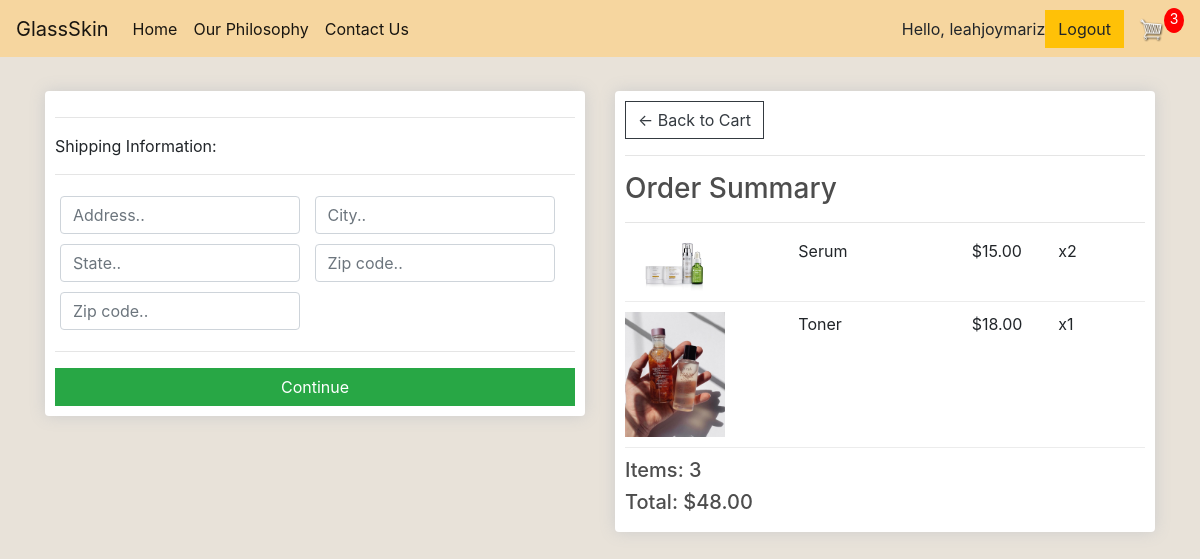
Screenshot of /checkout/ (signed in) with the database file from the repository.
### store/models.py (models this page shows, shortened)
class OrderItem(models.Model):
	product = models.ForeignKey(Product, on_delete=models.SET_NULL, null=True)
	order = models.ForeignKey(Order, on_delete=models.SET_NULL, null=True)
	quantity = models.IntegerField(default=0, null=True, blank=True)
	date_added = models.DateTimeField(auto_now_add=True)
	@property
	def get_total(self):
		total = self.product.price * self.quantity
		return total

class Product(models.Model):
	name = models.CharField(max_length=200)
	price = models.FloatField()
	digital = models.BooleanField(default=False,null=True, blank=True)
	image = models.ImageField(null=True, blank=True)
	@property
	def imageURL(self):
		try:
			url = self.image.url
		except:
			url = ''
		return url

class Order(models.Model):
	customer = models.ForeignKey(Customer, on_delete=models.SET_NULL, null=True, blank=True)
	date_ordered = models.DateTimeField(auto_now_add=True)
	complete = models.BooleanField(default=False)
	transaction_id = models.CharField(max_length=100, null=True)
	@property
	def shipping(self):
		shipping = False
		orderitems = self.orderitem_set.all()
		for i in orderitems:
			if i.product.digital == False:
				shipping = True
		return shipping
	@property
	def get_cart_total(self):
		orderitems = self.orderitem_set.all()
		total = sum([item.get_total for item in orderitems])
		return total
	@property
	def get_cart_items(self):
		orderitems = self.orderitem_set.all()
		total = sum([item.quantity for item in orderitems])
		return total

### store/views.py (the view)
# urls.py: path('checkout/', views.checkout, name="checkout"),
def checkout(request):
	data = cartData(request)
	cartItems = data['cartItems']
	order = data['order']
	items = data['items']
	context = {'items':items, 'order':order, 'cartItems':cartItems}
	return render(request, 'store/checkout.html', context)

### store/utils.py (called while the page is built)
def cartData(request):
	if request.user.is_authenticated:
		customer = request.user.customer
		order, created = Order.objects.get_or_create(customer=customer, complete=False)
		items = order.orderitem_set.all()
		cartItems = order.get_cart_items
	else:
		cookieData = cookieCart(request)
		cartItems = cookieData['cartItems']
		order = cookieData['order']
		items = cookieData['items']
	return {'cartItems':cartItems ,'order':order, 'items':items}

### store/templates/store/checkout.html (shortened to what this page needs)
{% extends 'store/main.html' %}
{% load static %}
{% block content %}
     <div class="row">
		<div class="col-lg-6">
			<div class="box-element" id="form-wrapper">
				<form id="form">
					<div id="shipping-info">
						<hr>
						<p>Shipping Information:</p>
						<hr>
						<div class="form-field">
							<input class="form-control" type="text" name="address" placeholder="Address..">
						</div>
						<div class="form-field">
							<input class="form-control" type="text" name="city" placeholder="City..">
						</div>
						<div class="form-field">
							<input class="form-control" type="text" name="state" placeholder="State..">
						</div>
						<div class="form-field">
							<input class="form-control" type="text" name="zipcode" placeholder="Zip code..">
						</div>
						<div class="form-field">
							<input class="form-control" type="text" name="country" placeholder="Zip code..">
						</div>
					</div>
					<hr>
					<input id="form-button" class="btn btn-success btn-block" type="submit" value="Continue">
				</form>
			</div>
			<br>
		</div>
		<div class="col-lg-6">
			<div class="box-element">
				<a  class="btn btn-outline-dark" href="{% url 'cart' %}">&#x2190; Back to Cart</a>
				<hr>
				<h3>Order Summary</h3>
				<hr>
				{% for item in items %}
				<div class="cart-row">
					<div style="flex:2"><img class="row-image" src="{{item.product.imageURL}}"></div>
					<div style="flex:2"><p>{{item.product.name}}</p></div>
					<div style="flex:1"><p>${{item.product.price|floatformat:2}}</p></div>
					<div style="flex:1"><p>x{{item.quantity}}</p></div>
				</div>
				{% endfor %}
				<h5>Items:   {{order.get_cart_items}}</h5>
				<h5>Total:   ${{order.get_cart_total|floatformat:2}}</h5>
			</div>
		</div>
	</div>
{% endblock content %}

### store/templates/store/main.html (shortened to what this page needs)
<!DOCTYPE html>
{% load static %}
<html>
<head>
	<link rel="stylesheet" href="https://stackpath.bootstrapcdn.com/bootstrap/4.4.1/css/bootstrap.min.css">
	<link rel="stylesheet" type="text/css" href="{% static 'css/main.css' %}">
</head>
<body>
	<nav class="navbar navbar-expand-lg navbar-light bg-light">
	  <a class="navbar-brand" href="{% url 'store' %}">GlassSkin</a>
	  <div class="collapse navbar-collapse" id="navbarSupportedContent">
	    <ul class="navbar-nav mr-auto">
	      <li class="nav-item active">
	        <a class="nav-link" href="{% url 'store' %}">Home <span class="sr-only">(current)</span></a>
	      </li>
          <li class="nav-item active">
	        <a class="nav-link" href="{% url 'store' %}">Our Philosophy <span class="sr-only">(current)</span></a>
	      </li>
          <li class="nav-item active">
	        <a class="nav-link" href="{% url 'store' %}">Contact Us <span class="sr-only">(current)</span></a>
	      </li>
	    </ul>
	    <div class="form-inline my-2 my-lg-0">
			<span class="hello-msg">Hello, {{request.user}}</span>
	     	<a href="{% url 'logout' %}"class="btn btn-warning">Logout</a>
	     	<a href="{% url 'cart' %}">
	    		<img  id="cart-icon" src="{% static 'images/cart.png' %}">
	    	</a>
	    	<p id="cart-total">{{cartItems}}</p>
	    </div>
	  </div>
	</nav>
     <div class="container">
            <br>
            {% block content %}
            {% endblock content %}
         </div>
</body>
</html>

### store/static/css/main.css (style rules this page uses)
body { background-color: rgb(232, 226, 217); }
h1,h2,h3,h4,h5,h6 { color:hsl(0, 0%, 30%); }
.box-element { box-shadow:hsl(0, 0%, 80%) 0 0 16px; background-color: #fff; border-radius: 4px; padding: 10px; }
.bg-light { background-color: rgb(246, 214, 159)!important; }
#cart-icon { width:25px; display: inline-block; margin-left: 15px; }
#cart-total { display: block; text-align: center; color:#fff; background-color: red; width: 20px; height: 25px; border-radius: 50%; font-size: 14px; }
.col-lg-4, .col-lg-6, .col-lg-8, .col-lg-12 { margin-top: 10px; }
.btn { border-radius: 0; }
.row-image { width: 100px; }
.form-field { width:250px; display: inline-block; padding: 5px; }
.cart-row { display: flex; align-items: flex-stretch; padding-bottom: 10px; margin-bottom: 10px; border-bottom: 1px solid #ececec; }

### rows the page displays
OrderItem: product.imageURL (picture), product.name "Serum", product.price "15.00", quantity "2"
OrderItem: product.imageURL (picture), product.name "Toner", product.price "18.00", quantity "1"
Order: get_cart_items "3", get_cart_total "48.00"

### other values shown
{{ request.user }} "leahjoymariz"
{{ cartItems }} "3"
